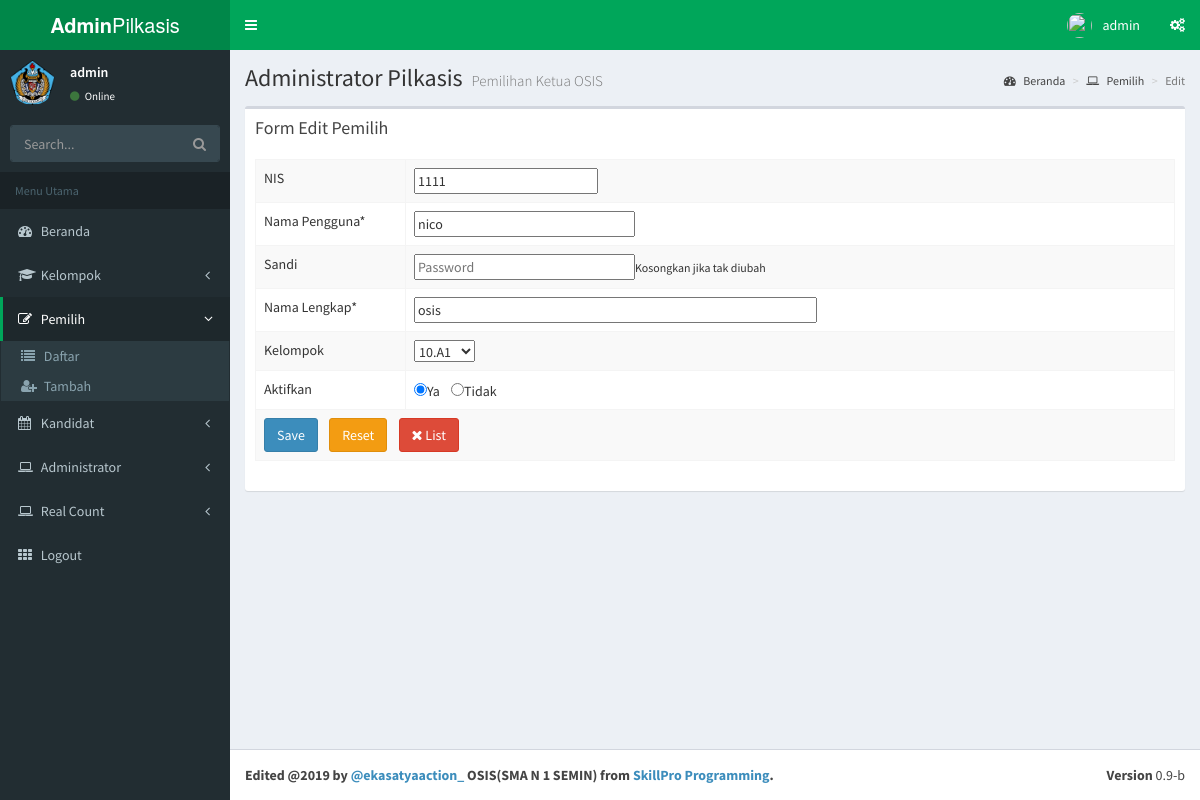
Page /admin/index.php?m=pemilih&s=edit&nis=1111 (signed in) on the committed database.
### tables this page shows
CREATE TABLE `pemilih` (
  `id_pemilih` int(11) NOT NULL,
  `nama` varchar(128) DEFAULT NULL,
  `group_id` int(11) NOT NULL,
  `username` varchar(32) NOT NULL,
  `password` varchar(32) NOT NULL,
  `nis` varchar(16) NOT NULL,
  `memilih` int(11) NOT NULL DEFAULT 0,
  `activated` enum('Yes','No') NOT NULL DEFAULT 'No'
);

### admin/modul/pemilih/edit.php (the view)
<?php include "atas.php"; ?>
<div class="content-wrapper">
	<section class="content-header">
		<h1>
			Administrator Pilkasis
			<small>Pemilihan Ketua OSIS</small>
		</h1>
		<ol class="breadcrumb">
			<li><a href="."><i class="fa fa-dashboard"></i> Beranda</a></li>
			<li><a href="?m=pemilih"><i class="fa fa-laptop"></i> Pemilih</a></li>
			<li class="active">Edit</li>
		</ol>
	</section>
	<section class="content">
		<div class="row">
			<div class="col-xs-12">
				<div class="box">
					<div class="box-header">
						<h3 class="box-title">Form Edit Pemilih</h3>
					</div>
					<div class="box-body">
						<?php
						$id = $_GET['nis'];
						include "../sambungan.php";
						$sql = "SELECT * FROM pemilih WHERE nis='$id'";
						$query = mysqli_query($koneksi, $sql);
						$r = mysqli_fetch_assoc($query);
						?>
						<form action="?m=pemilih&s=update" method="post" enctype="multipart/form-data">
							<table id="pilkasis1" class="table table-bordered table-hover table-striped">
								<tbody>
									<tr>
										<td width=150>NIS</td>
										<td><input type="number" name="nis" value="<?php echo $r['nis']; ?>" readonly /></td>
									</tr>
									<tr>
										<td width=150>Nama Pengguna*</td>
										<td><input type="text" name="username" placeholder="Username" size="25px" maxlength="25px" value="<?php echo $r['username']; ?>" required /></td>
									</tr>
									<tr>
										<td>Sandi</td>
										<td><input type="password" name="password" placeholder="Password" size="25px" maxlength="32px" /><small>Kosongkan jika tak diubah</small></td>
									</tr>
									<tr>
										<td>Nama Lengkap*</td>
										<td><input type="text" name="nama" placeholder="Nama" size="50px" maxlength="50px" value="<?php echo $r['nama']; ?>" required /></td>
									</tr>
									<tr>
										<td>Kelompok</td>
										<td>
											<select name="id_group">
												<?php
												$sql2 = "SELECT * FROM groups ORDER BY nama_group";
												$query2 = mysqli_query($koneksi, $sql2);
												while ($r2 = mysqli_fetch_assoc($query2)) {
													echo "<option value='" . $r2['id_group'] . "'";
													echo $r2['id_group'] == $r['id_group'] ? "selected" : "";
													echo ">" . $r2['nama_group'] . "</option>";
												}
												?>
											</select>
										</td>
									</tr>
									<tr>
										<td>Aktifkan</td>
										<td><input type="radio" name="aktif" id="aktifY" value="Yes" <?php if ($r['activated'] == 'Yes') echo " checked"; ?> />Ya &nbsp;&nbsp;
											<input type="radio" name="aktif" id="aktifT" value="No" <?php if ($r['activated'] == 'No') echo " checked"; ?> />Tidak</td>
									</tr>
									<tr>
										<td colspan=3>
											<input type="submit" name="simpan" value="Save" class="btn btn-large btn-primary" />&nbsp;&nbsp;&nbsp;
											<input type="reset" name="reset" value="Reset" class="btn btn-large btn-warning" />&nbsp;&nbsp;&nbsp;
											<a href="?m=pemilih" class="btn btn-large btn-danger"><i class="fa fa-times"></i> List</a></td>
									</tr>
								</tbody>
							</table>
						</form>
					</div>
				</div>
			</div>
		</div>
	</section>
	<?php include "bawah.php"; ?>

### rows in the picture
pemilih: nis "1111", username "nico", nama "osis", activated "☑"

### other values in the picture
$_SESSION['admin_username'] "admin"
form field id_group "10.A1"
